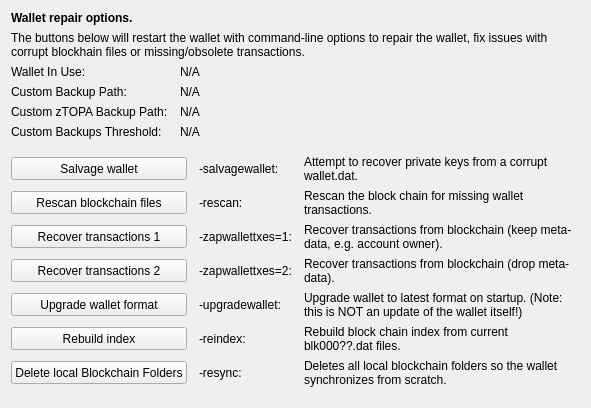
     <widget class="QWidget" name="tab_repair">
      <attribute name="title">
       <string>&amp;Wallet Repair</string>
      </attribute>
      <layout class="QGridLayout" name="gridLayout_4" columnstretch="0,0,0,0">
       <property name="horizontalSpacing">
        <number>12</number>
       </property>
       <item row="0" column="0" colspan="4">
        <widget class="QLabel" name="label_repair_header">
         <property name="font">
          <font>
           <weight>75</weight>
           <bold>true</bold>
          </font>
         </property>
         <property name="text">
          <string>Wallet repair options.</string>
         </property>
        </widget>
       </item>
       <item row="1" column="0" colspan="4">
        <widget class="QLabel" name="label_repair_helptext">
         <property name="font">
          <font>
           <weight>50</weight>
           <bold>false</bold>
          </font>
         </property>
         <property name="text">
          <string>The buttons below will restart the wallet with command-line options to repair the wallet, fix issues with corrupt blockhain files or missing/obsolete transactions.</string>
         </property>
         <property name="wordWrap">
          <bool>true</bool>
         </property>
        </widget>
       </item>
       <item row="2" column="0">
        <widget class="QLabel" name="wallet_path_label">
         <property name="text">
          <string>Wallet In Use:</string>
         </property>
        </widget>
       </item>
       <item row="2" column="1" colspan="3">
        <widget class="QLabel" name="wallet_path">
         <property name="cursor">
          <cursorShape>IBeamCursor</cursorShape>
         </property>
         <property name="text">
          <string>N/A</string>
         </property>
         <property name="textFormat">
          <enum>Qt::PlainText</enum>
         </property>
         <property name="textInteractionFlags">
          <set>Qt::LinksAccessibleByMouse|Qt::TextSelectableByKeyboard|Qt::TextSelectableByMouse</set>
         </property>
        </widget>
       </item>
       <item row="3" column="0">
        <widget class="QLabel" name="wallet_custombackuppath_label">
         <property name="text">
          <string>Custom Backup Path:</string>
         </property>
         <property name="visible">
          <bool>false</bool>
         </property>
        </widget>
       </item>
       <item row="3" column="1" colspan="3">
        <widget class="QLabel" name="wallet_custombackuppath">
         <property name="cursor">
          <cursorShape>IBeamCursor</cursorShape>
         </property>
         <property name="text">
          <string>N/A</string>
         </property>
         <property name="textFormat">
          <enum>Qt::PlainText</enum>
         </property>
         <property name="textInteractionFlags">
          <set>Qt::LinksAccessibleByMouse|Qt::TextSelectableByKeyboard|Qt::TextSelectableByMouse</set>
         </property>
         <property name="visible">
          <bool>false</bool>
         </property>
        </widget>
       </item>
       <item row="4" column="0">
        <widget class="QLabel" name="wallet_customztopabackuppath_label">
         <property name="text">
          <string>Custom zTOPA Backup Path:</string>
         </property>
         <property name="visible">
          <bool>false</bool>
         </property>
        </widget>
       </item>
       <item row="4" column="1" colspan="3">
        <widget class="QLabel" name="wallet_customztopabackuppath">
         <property name="cursor">
          <cursorShape>IBeamCursor</cursorShape>
         </property>
         <property name="text">
          <string>N/A</string>
         </property>
         <property name="textFormat">
          <enum>Qt::PlainText</enum>
         </property>
         <property name="textInteractionFlags">
          <set>Qt::LinksAccessibleByMouse|Qt::TextSelectableByKeyboard|Qt::TextSelectableByMouse</set>
         </property>
         <property name="visible">
          <bool>false</bool>
         </property>
        </widget>
       </item>
       <item row="5" column="0">
        <widget class="QLabel" name="wallet_custombackupthreshold_label">
         <property name="text">
          <string>Custom Backups Threshold:</string>
         </property>
         <property name="visible">
          <bool>false</bool>
         </property>
        </widget>
       </item>
       <item row="5" column="1" colspan="3">
        <widget class="QLabel" name="wallet_custombackupthreshold">
         <property name="cursor">
          <cursorShape>IBeamCursor</cursorShape>
         </property>
         <property name="text">
          <string>N/A</string>
         </property>
         <property name="textFormat">
          <enum>Qt::PlainText</enum>
         </property>
         <property name="textInteractionFlags">
          <set>Qt::LinksAccessibleByMouse|Qt::TextSelectableByKeyboard|Qt::TextSelectableByMouse</set>
         </property>
         <property name="visible">
          <bool>false</bool>
         </property>
        </widget>
       </item>
       <item row="6" column="0">
        <spacer name="verticalSpacer_repair1">
         <property name="orientation">
          <enum>Qt::Vertical</enum>
         </property>
         <property name="sizeHint" stdset="0">
          <size>
           <width>10</width>
           <height>10</height>
          </size>
         </property>
        </spacer>
       </item>
       <item row="7" column="0" colspan="2">
        <widget class="QPushButton" name="btn_salvagewallet">
         <property name="minimumSize">
          <size>
           <width>100</width>
           <height>23</height>
          </size>
         </property>
         <property name="text">
          <string>Salvage wallet</string>
         </property>
        </widget>
       </item>
       <item row="7" column="2">
        <widget class="QLabel" name="label_repair_salvage_command">
         <property name="text">
          <string notr="true">-salvagewallet:</string>
         </property>
        </widget>
       </item>
       <item row="7" column="3">
        <widget class="QLabel" name="label_repair_salvage">
         <property name="text">
          <string>Attempt to recover private keys from a corrupt wallet.dat.</string>
         </property>
         <property name="wordWrap">
          <bool>true</bool>
         </property>
        </widget>
       </item>
       <item row="8" column="0" colspan="2">
        <widget class="QPushButton" name="btn_rescan">
         <property name="minimumSize">
          <size>
           <width>100</width>
           <height>23</height>
          </size>
         </property>
         <property name="text">
          <string>Rescan blockchain files</string>
         </property>
        </widget>
       </item>
       <item row="8" column="2">
        <widget class="QLabel" name="label_repair_rescan_command">
         <property name="text">
          <string notr="true">-rescan:</string>
         </property>
        </widget>
       </item>
       <item row="8" column="3">
        <widget class="QLabel" name="label_repair_rescan">
         <property name="text">
          <string>Rescan the block chain for missing wallet transactions.</string>
         </property>
         <property name="wordWrap">
          <bool>true</bool>
         </property>
        </widget>
       </item>
       <item row="9" column="0" colspan="2">
        <widget class="QPushButton" name="btn_zapwallettxes1">
         <property name="minimumSize">
          <size>
           <width>100</width>
           <height>23</height>
          </size>
         </property>
         <property name="text">
          <string>Recover transactions 1</string>
         </property>
        </widget>
       </item>
       <item row="9" column="2">
        <widget class="QLabel" name="label_repair_zap1_command">
         <property name="text">
          <string notr="true">-zapwallettxes=1:</string>
         </property>
        </widget>
       </item>
       <item row="9" column="3">
        <widget class="QLabel" name="label_repair_zap1">
         <property name="text">
          <string>Recover transactions from blockchain (keep meta-data, e.g. account owner).</string>
         </property>
         <property name="wordWrap">
          <bool>true</bool>
         </property>
        </widget>
       </item>
       <item row="10" column="0" colspan="2">
        <widget class="QPushButton" name="btn_zapwallettxes2">
         <property name="minimumSize">
          <size>
           <width>100</width>
           <height>23</height>
          </size>
         </property>
         <property name="text">
          <string>Recover transactions 2</string>
         </property>
        </widget>
       </item>
       <item row="10" column="2">
        <widget class="QLabel" name="label_repair_zap2_command">
         <property name="text">
          <string notr="true">-zapwallettxes=2:</string>
         </property>
        </widget>
       </item>
       <item row="10" column="3">
        <widget class="QLabel" name="label_repair_zap2">
         <property name="text">
          <string>Recover transactions from blockchain (drop meta-data).</string>
         </property>
         <property name="wordWrap">
          <bool>true</bool>
         </property>
        </widget>
       </item>
       <item row="11" column="0" colspan="2">
        <widget class="QPushButton" name="btn_upgradewallet">
         <property name="minimumSize">
          <size>
           <width>100</width>
           <height>23</height>
          </size>
         </property>
         <property name="text">
          <string>Upgrade wallet format</string>
         </property>
        </widget>
       </item>
       <item row="11" column="2">
        <widget class="QLabel" name="label_repair_upgrade_command">
         <property name="text">
          <string notr="true">-upgradewallet:</string>
         </property>
        </widget>
       </item>
       <item row="11" column="3">
        <widget class="QLabel" name="label_repair_upgrade">
         <property name="text">
          <string>Upgrade wallet to latest format on startup. (Note: this is NOT an update of the wallet itself!)</string>
         </property>
         <property name="wordWrap">
          <bool>true</bool>
         </property>
        </widget>
       </item>
       <item row="12" column="0" colspan="2">
        <widget class="QPushButton" name="btn_reindex">
         <property name="minimumSize">
          <size>
           <width>100</width>
           <height>23</height>
          </size>
         </property>
         <property name="text">
          <string>Rebuild index</string>
         </property>
        </widget>
       </item>
       <item row="12" column="2">
        <widget class="QLabel" name="label_repair_reindex_command">
         <property name="text">
          <string notr="true">-reindex:</string>
         </property>
        </widget>
       </item>
       <item row="12" column="3">
        <widget class="QLabel" name="label_repair_reindex">
         <property name="text">
          <string>Rebuild block chain index from current blk000??.dat files.</string>
         </property>
         <property name="wordWrap">
          <bool>true</bool>
         </property>
        </widget>
       </item>
       <item row="13" column="0" colspan="2">
        <widget class="QPushButton" name="btn_resync">
         <property name="minimumSize">
          <size>
           <width>100</width>
           <height>23</height>
          </size>
         </property>
         <property name="text">
          <string>Delete local Blockchain Folders</string>
         </property>
        </widget>
       </item>
       <item row="13" column="2">
        <widget class="QLabel" name="label_repair_resync_command">
         <property name="text">
          <string>-resync:</string>
         </property>
        </widget>
       </item>
       <item row="13" column="3">
        <widget class="QLabel" name="label_repair_resync">
         <property name="text">
          <string>Deletes all local blockchain folders so the wallet synchronizes from scratch.</string>
         </property>
         <property name="wordWrap">
          <bool>true</bool>
         </property>
        </widget>
       </item>
       <item row="14" column="0">
        <spacer name="verticalSpacer_repair2">
         <property name="orientation">
          <enum>Qt::Vertical</enum>
         </property>
         <property name="sizeHint" stdset="0">
          <size>
           <width>20</width>
           <height>10</height>
          </size>
         </property>
        </spacer>
       </item>
      </layout>
     </widget>
